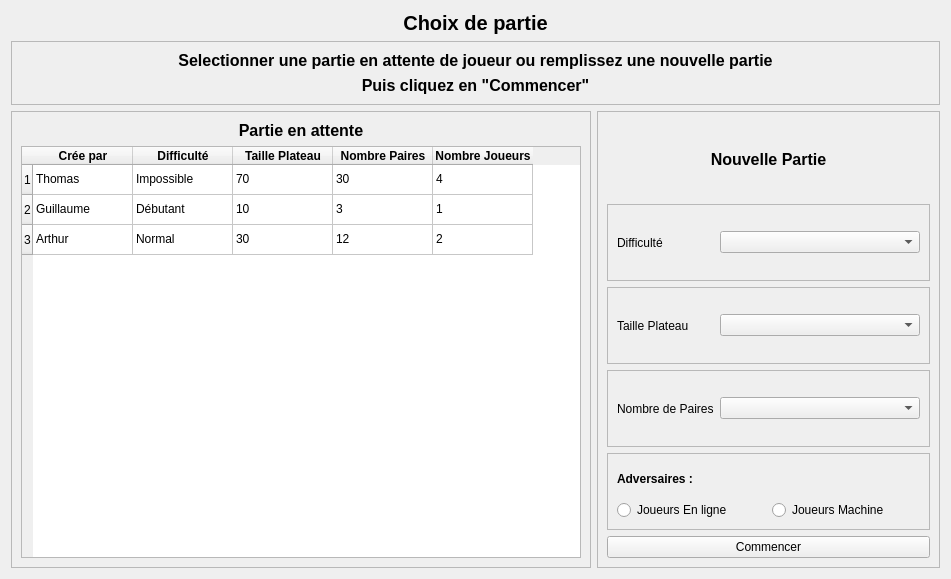
<?xml version="1.0" encoding="UTF-8"?>
<ui version="4.0">
 <class>Form</class>
 <widget class="QWidget" name="Form">
  <property name="geometry">
   <rect>
    <x>0</x>
    <y>0</y>
    <width>951</width>
    <height>579</height>
   </rect>
  </property>
  <property name="windowTitle">
   <string>Form</string>
  </property>
  <layout class="QGridLayout" name="gridLayout_2">
   <item row="0" column="0" colspan="2">
    <widget class="QLabel" name="label">
     <property name="font">
      <font>
       <pointsize>15</pointsize>
       <bold>true</bold>
      </font>
     </property>
     <property name="text">
      <string>Choix de partie</string>
     </property>
     <property name="alignment">
      <set>Qt::AlignCenter</set>
     </property>
    </widget>
   </item>
   <item row="1" column="0" colspan="2">
    <widget class="QFrame" name="frame">
     <property name="frameShape">
      <enum>QFrame::StyledPanel</enum>
     </property>
     <property name="frameShadow">
      <enum>QFrame::Raised</enum>
     </property>
     <layout class="QVBoxLayout" name="verticalLayout">
      <item>
       <widget class="QLabel" name="label_2">
        <property name="font">
         <font>
          <pointsize>12</pointsize>
          <bold>true</bold>
          <strikeout>false</strikeout>
         </font>
        </property>
        <property name="text">
         <string>Selectionner une partie en attente de joueur ou remplissez une nouvelle partie</string>
        </property>
        <property name="alignment">
         <set>Qt::AlignCenter</set>
        </property>
        <property name="wordWrap">
         <bool>false</bool>
        </property>
       </widget>
      </item>
      <item>
       <widget class="QLabel" name="label_3">
        <property name="font">
         <font>
          <pointsize>12</pointsize>
          <bold>true</bold>
         </font>
        </property>
        <property name="text">
         <string>Puis cliquez en &quot;Commencer&quot;</string>
        </property>
        <property name="alignment">
         <set>Qt::AlignCenter</set>
        </property>
       </widget>
      </item>
     </layout>
    </widget>
   </item>
   <item row="2" column="0">
    <widget class="QFrame" name="frame_2">
     <property name="frameShape">
      <enum>QFrame::StyledPanel</enum>
     </property>
     <property name="frameShadow">
      <enum>QFrame::Raised</enum>
     </property>
     <layout class="QVBoxLayout" name="verticalLayout_2">
      <item>
       <widget class="QLabel" name="label_4">
        <property name="font">
         <font>
          <pointsize>12</pointsize>
          <bold>true</bold>
         </font>
        </property>
        <property name="text">
         <string>Partie en attente</string>
        </property>
        <property name="alignment">
         <set>Qt::AlignCenter</set>
        </property>
       </widget>
      </item>
      <item>
       <widget class="QTableWidget" name="tableWidget">
        <property name="minimumSize">
         <size>
          <width>500</width>
          <height>0</height>
         </size>
        </property>
        <row>
         <property name="text">
          <string>1</string>
         </property>
        </row>
        <row>
         <property name="text">
          <string>2</string>
         </property>
        </row>
        <row>
         <property name="text">
          <string>3</string>
         </property>
        </row>
        <column>
         <property name="text">
          <string>Crée par</string>
         </property>
         <property name="font">
          <font>
           <bold>true</bold>
          </font>
         </property>
        </column>
        <column>
         <property name="text">
          <string>Difficulté</string>
         </property>
         <property name="font">
          <font>
           <bold>true</bold>
          </font>
         </property>
        </column>
        <column>
         <property name="text">
          <string>Taille Plateau</string>
         </property>
         <property name="font">
          <font>
           <bold>true</bold>
          </font>
         </property>
        </column>
        <column>
         <property name="text">
          <string>Nombre Paires</string>
         </property>
         <property name="font">
          <font>
           <bold>true</bold>
          </font>
         </property>
        </column>
        <column>
         <property name="text">
          <string>Nombre Joueurs</string>
         </property>
         <property name="font">
          <font>
           <bold>true</bold>
          </font>
         </property>
        </column>
        <item row="0" column="0">
         <property name="text">
          <string>Thomas</string>
         </property>
        </item>
        <item row="0" column="1">
         <property name="text">
          <string>Impossible</string>
         </property>
        </item>
        <item row="0" column="2">
         <property name="text">
          <string>70</string>
         </property>
        </item>
        <item row="0" column="3">
         <property name="text">
          <string>30</string>
         </property>
        </item>
        <item row="0" column="4">
         <property name="text">
          <string>4</string>
         </property>
        </item>
        <item row="1" column="0">
         <property name="text">
          <string>Guillaume</string>
         </property>
        </item>
        <item row="1" column="1">
         <property name="text">
          <string>Débutant</string>
         </property>
        </item>
        <item row="1" column="2">
         <property name="text">
          <string>10</string>
         </property>
        </item>
        <item row="1" column="3">
         <property name="text">
          <string>3</string>
         </property>
        </item>
        <item row="1" column="4">
         <property name="text">
          <string>1</string>
         </property>
        </item>
        <item row="2" column="0">
         <property name="text">
          <string>Arthur</string>
         </property>
        </item>
        <item row="2" column="1">
         <property name="text">
          <string>Normal</string>
         </property>
        </item>
        <item row="2" column="2">
         <property name="text">
          <string>30</string>
         </property>
        </item>
        <item row="2" column="3">
         <property name="text">
          <string>12</string>
         </property>
        </item>
        <item row="2" column="4">
         <property name="text">
          <string>2</string>
         </property>
        </item>
       </widget>
      </item>
     </layout>
    </widget>
   </item>
   <item row="2" column="1">
    <widget class="QFrame" name="frame_3">
     <property name="frameShape">
      <enum>QFrame::StyledPanel</enum>
     </property>
     <property name="frameShadow">
      <enum>QFrame::Raised</enum>
     </property>
     <layout class="QVBoxLayout" name="verticalLayout_3">
      <item>
       <widget class="QLabel" name="label_5">
        <property name="font">
         <font>
          <pointsize>12</pointsize>
          <bold>true</bold>
         </font>
        </property>
        <property name="text">
         <string>Nouvelle Partie</string>
        </property>
        <property name="alignment">
         <set>Qt::AlignCenter</set>
        </property>
       </widget>
      </item>
      <item>
       <widget class="QFrame" name="frame_4">
        <property name="frameShape">
         <enum>QFrame::StyledPanel</enum>
        </property>
        <property name="frameShadow">
         <enum>QFrame::Raised</enum>
        </property>
        <layout class="QHBoxLayout" name="horizontalLayout">
         <item>
          <widget class="QLabel" name="label_6">
           <property name="text">
            <string>Difficulté</string>
           </property>
          </widget>
         </item>
         <item>
          <widget class="QComboBox" name="comboBox">
           <property name="minimumSize">
            <size>
             <width>200</width>
             <height>0</height>
            </size>
           </property>
          </widget>
         </item>
        </layout>
       </widget>
      </item>
      <item>
       <widget class="QFrame" name="frame_5">
        <property name="frameShape">
         <enum>QFrame::StyledPanel</enum>
        </property>
        <property name="frameShadow">
         <enum>QFrame::Raised</enum>
        </property>
        <layout class="QHBoxLayout" name="horizontalLayout_2">
         <item>
          <widget class="QLabel" name="label_7">
           <property name="text">
            <string>Taille Plateau</string>
           </property>
          </widget>
         </item>
         <item>
          <widget class="QComboBox" name="comboBox_2">
           <property name="minimumSize">
            <size>
             <width>200</width>
             <height>0</height>
            </size>
           </property>
          </widget>
         </item>
        </layout>
       </widget>
      </item>
      <item>
       <widget class="QFrame" name="frame_7">
        <property name="frameShape">
         <enum>QFrame::StyledPanel</enum>
        </property>
        <property name="frameShadow">
         <enum>QFrame::Raised</enum>
        </property>
        <layout class="QHBoxLayout" name="horizontalLayout_3">
         <item>
          <widget class="QLabel" name="label_9">
           <property name="text">
            <string>Nombre de Paires</string>
           </property>
          </widget>
         </item>
         <item>
          <widget class="QComboBox" name="comboBox_3">
           <property name="minimumSize">
            <size>
             <width>200</width>
             <height>0</height>
            </size>
           </property>
          </widget>
         </item>
        </layout>
       </widget>
      </item>
      <item>
       <widget class="QFrame" name="frame_6">
        <property name="frameShape">
         <enum>QFrame::StyledPanel</enum>
        </property>
        <property name="frameShadow">
         <enum>QFrame::Raised</enum>
        </property>
        <layout class="QGridLayout" name="gridLayout">
         <item row="0" column="0" colspan="2">
          <widget class="QLabel" name="label_8">
           <property name="font">
            <font>
             <bold>true</bold>
            </font>
           </property>
           <property name="text">
            <string>Adversaires :</string>
           </property>
          </widget>
         </item>
         <item row="1" column="0">
          <widget class="QRadioButton" name="radioButton_2">
           <property name="text">
            <string>Joueurs En ligne</string>
           </property>
          </widget>
         </item>
         <item row="1" column="1">
          <widget class="QRadioButton" name="radioButton">
           <property name="text">
            <string>Joueurs Machine</string>
           </property>
          </widget>
         </item>
        </layout>
       </widget>
      </item>
      <item>
       <widget class="QPushButton" name="pushButton">
        <property name="text">
         <string>Commencer</string>
        </property>
       </widget>
      </item>
     </layout>
    </widget>
   </item>
  </layout>
 </widget>
 <resources/>
 <connections/>
</ui>
